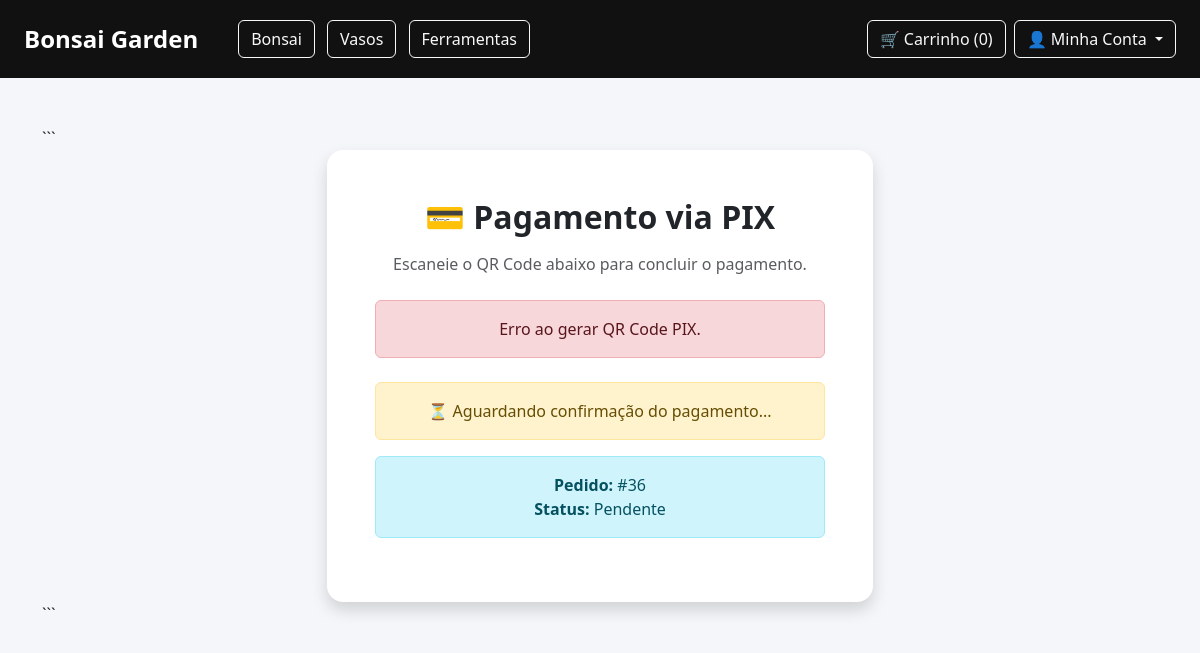
Page /pagamento-pix/36/ (signed in) on the committed database.
### produtos/models.py (models this page shows, shortened)
class Categoria(models.Model):
    nome = models.CharField(max_length=100)
    imagem = models.ImageField(upload_to='categorias/')
    destaque_home = models.BooleanField(default=False, verbose_name="Exibir na Home?")

class Pedido(models.Model):
    usuario = models.ForeignKey(
        User,
        on_delete=models.CASCADE,
        related_name='pedidos'
    )
    STATUS_CHOICES = [
        ('pendente', 'Pendente'),
        ('pago', 'Pago'),
        ('cancelado', 'Cancelado'),
    ]
    criado_em = models.DateTimeField(
        auto_now_add=True
    )
    total = models.DecimalField(
        max_digits=10,
        decimal_places=2,
        default=0
    )
    status = models.CharField(
        max_length=20,
        choices=STATUS_CHOICES,
        default='pendente'
    )
    mercadopago_id = models.CharField(
        max_length=100,
        blank=True,
        null=True
    )
    nome_cliente = models.CharField(
        max_length=150,
        blank=True
    )
    telefone = models.CharField(
        max_length=20,
        blank=True
    )
    cep = models.CharField(
        max_length=20,
        blank=True
    )
    cidade = models.CharField(
        max_length=100,
        blank=True
    )
    endereco = models.CharField(
        max_length=255,
        blank=True
    )
    numero = models.CharField(
        max_length=20,
        blank=True
    )
    complemento = models.CharField(
        max_length=255,
        blank=True
    )
    valor_frete = models.DecimalField(
        max_digits=10,
        decimal_places=2,
        default=0
    )
    tipo_frete = models.CharField(
        max_length=100,
        blank=True
    )
    prazo_entrega = models.IntegerField(
        null=True,
        blank=True
    )
    codigo_frete = models.CharField(
        max_length=100,
        blank=True,
        null=True
    )

### produtos/views.py (the view, shortened to what this page needs)
@login_required
def pagamento_pix(request, pedido_id):
    pedido = get_object_or_404(Pedido, id=pedido_id, usuario=request.user)
    qr_code = None
    qr_code_base64 = None
    token_mp = getattr(settings, 'MERCADOPAGO_ACCESS_TOKEN', None) or os.getenv('MERCADOPAGO_ACCESS_TOKEN')
    if not token_mp:
        print("ERRO MP: Token do Mercado Pago não encontrado no settings ou .env")
    return render(request, 'pagamento_pix.html', {
        'pedido': pedido,
        'qr_code': qr_code,
        'qr_code_base64': qr_code_base64,
    })

### produtos/views.py (called while the page is built)
def limpar_carrinho(carrinho):
    carrinho_limpo = {}
    for produto_id, quantidade in carrinho.items():
        if Produto.objects.filter(id=produto_id).exists():
            carrinho_limpo[str(produto_id)] = quantidade
    return carrinho_limpo

def dados_carrinho(request):
    carrinho = limpar_carrinho(
        request.session.get('carrinho', {})
    )
    request.session['carrinho'] = carrinho
    total_itens = sum(carrinho.values())
    categorias = Categoria.objects.all()
    return {
        'total_itens': total_itens,
        'categorias': categorias
    }

### templates/pagamento_pix.html (shortened to what this page needs)
{% extends 'base.html' %}
{% block content %}
<div class="container mt-5 mb-5">
```
<div class="row justify-content-center">
    <div class="col-lg-6">
        <div class="card shadow border-0 rounded-4">
            <div class="card-body text-center p-5">
                <h2 class="fw-bold mb-3">
                    💳 Pagamento via PIX
                </h2>
                <p class="text-muted mb-4">
                    Escaneie o QR Code abaixo para concluir o pagamento.
                </p>
                {% if qr_code_base64 %}
                    <img
                        class="img-fluid mb-4"
                        alt="QR Code PIX"
                    >
                {% else %}
                    <div class="alert alert-danger">
                        Erro ao gerar QR Code PIX.
                    </div>
                {% endif %}
                <div
                    id="statusPagamento"
                    class="alert alert-warning mt-4"
                >
                    ⏳ Aguardando confirmação do pagamento...
                </div>
                <div class="alert alert-info">
                    <strong>Pedido:</strong>
                    #{{ pedido.id }}
                    <br>
                    <strong>Status:</strong>
                    {{ pedido.get_status_display }}
                </div>
            </div>
        </div>
    </div>
</div>
```
</div>
{% endblock %}

### templates/base.html (shortened to what this page needs)
<!DOCTYPE html>
<html lang="pt-br">
<head>
    <link href="https://cdn.jsdelivr.net/npm/bootstrap@5.3.0/dist/css/bootstrap.min.css" rel="stylesheet">
</head>
<body>
<nav class="navbar navbar-expand-lg px-4 py-3">
    <a class="navbar-brand" href="{% url 'home' %}">
        Bonsai Garden
    </a>
    <div class="ms-4">
        {% for categoria in categorias %}
            <a href="{% url 'produtos_categoria' categoria.id %}"
               class="btn btn-outline-light btn-categoria">
                {{ categoria.nome }}
            </a>
        {% endfor %}
    </div>
    <div class="ms-auto d-flex align-items-center gap-2">
        <a href="{% url 'ver_carrinho' %}" class="btn btn-outline-light">
            🛒 Carrinho
            (<span class="carrinho-count">{{ total_itens|default:0 }}</span>)
        </a>
        {% if user.is_authenticated %}
            <div class="dropdown">
                <button
                    class="btn btn-outline-light dropdown-toggle"
                    type="button"
                    data-bs-toggle="dropdown"
                >
                    👤 Minha Conta
                </button>
            </div>
        {% endif %}
    </div>
</nav>
<div class="container-fluid px-4">
    {% block content %}
    {% endblock %}
</div>
</body>
</html>

### templates/base.html (style rules this page uses)
body { background: #f4f6f9; margin: 0; }
.navbar { background: #111; }
.navbar-brand { color: white !important; font-weight: bold; font-size: 24px; }
.btn-categoria { margin-right: 8px; }
.card { border: none; border-radius: 0; overflow: hidden; transition: 0.3s; }

### rows in the picture
Categoria: nome "Bonsai"
Categoria: nome "Vasos"
Categoria: nome "Ferramentas"
Pedido: id "36", status "Pendente"

### other values in the picture
{{ total_itens|default:0 }} "0"
